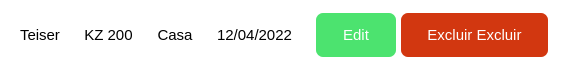
              <widget class="QFrame" name="frame_203">
               <property name="maximumSize">
                <size>
                 <width>16777215</width>
                 <height>70</height>
                </size>
               </property>
               <property name="styleSheet">
                <string notr="true">QFrame{
background-color: rgb(255, 255, 255);
border-radius:10px;}</string>
               </property>
               <property name="frameShape">
                <enum>QFrame::StyledPanel</enum>
               </property>
               <property name="frameShadow">
                <enum>QFrame::Raised</enum>
               </property>
               <layout class="QHBoxLayout" name="horizontalLayout_77">
                <item>
                 <widget class="QFrame" name="frame_204">
                  <property name="styleSheet">
                   <string notr="true"/>
                  </property>
                  <property name="frameShape">
                   <enum>QFrame::StyledPanel</enum>
                  </property>
                  <property name="frameShadow">
                   <enum>QFrame::Raised</enum>
                  </property>
                  <layout class="QHBoxLayout" name="horizontalLayout_78">
                   <item>
                    <widget class="QLabel" name="label_151">
                     <property name="font">
                      <font>
                       <pointsize>11</pointsize>
                      </font>
                     </property>
                     <property name="text">
                      <string>Teiser</string>
                     </property>
                    </widget>
                   </item>
                  </layout>
                 </widget>
                </item>
                <item>
                 <widget class="QFrame" name="frame_205">
                  <property name="styleSheet">
                   <string notr="true"/>
                  </property>
                  <property name="frameShape">
                   <enum>QFrame::StyledPanel</enum>
                  </property>
                  <property name="frameShadow">
                   <enum>QFrame::Raised</enum>
                  </property>
                  <layout class="QHBoxLayout" name="horizontalLayout_79">
                   <item>
                    <widget class="QLabel" name="label_153">
                     <property name="font">
                      <font>
                       <pointsize>11</pointsize>
                      </font>
                     </property>
                     <property name="text">
                      <string>KZ 200</string>
                     </property>
                     <property name="alignment">
                      <set>Qt::AlignCenter</set>
                     </property>
                    </widget>
                   </item>
                  </layout>
                 </widget>
                </item>
                <item>
                 <widget class="QFrame" name="frame_206">
                  <property name="styleSheet">
                   <string notr="true"/>
                  </property>
                  <property name="frameShape">
                   <enum>QFrame::StyledPanel</enum>
                  </property>
                  <property name="frameShadow">
                   <enum>QFrame::Raised</enum>
                  </property>
                  <layout class="QHBoxLayout" name="horizontalLayout_80">
                   <item>
                    <widget class="QLabel" name="label_155">
                     <property name="font">
                      <font>
                       <pointsize>11</pointsize>
                      </font>
                     </property>
                     <property name="text">
                      <string>Casa</string>
                     </property>
                     <property name="alignment">
                      <set>Qt::AlignCenter</set>
                     </property>
                    </widget>
                   </item>
                  </layout>
                 </widget>
                </item>
                <item>
                 <widget class="QFrame" name="frame_207">
                  <property name="styleSheet">
                   <string notr="true"/>
                  </property>
                  <property name="frameShape">
                   <enum>QFrame::StyledPanel</enum>
                  </property>
                  <property name="frameShadow">
                   <enum>QFrame::Raised</enum>
                  </property>
                  <layout class="QHBoxLayout" name="horizontalLayout_81">
                   <item>
                    <widget class="QLabel" name="label_174">
                     <property name="font">
                      <font>
                       <pointsize>11</pointsize>
                      </font>
                     </property>
                     <property name="text">
                      <string>12/04/2022</string>
                     </property>
                     <property name="alignment">
                      <set>Qt::AlignCenter</set>
                     </property>
                    </widget>
                   </item>
                  </layout>
                 </widget>
                </item>
                <item>
                 <widget class="QFrame" name="frame_208">
                  <property name="minimumSize">
                   <size>
                    <width>250</width>
                    <height>0</height>
                   </size>
                  </property>
                  <property name="styleSheet">
                   <string notr="true"/>
                  </property>
                  <property name="frameShape">
                   <enum>QFrame::StyledPanel</enum>
                  </property>
                  <property name="frameShadow">
                   <enum>QFrame::Raised</enum>
                  </property>
                  <layout class="QHBoxLayout" name="horizontalLayout_82">
                   <property name="spacing">
                    <number>5</number>
                   </property>
                   <property name="leftMargin">
                    <number>9</number>
                   </property>
                   <property name="topMargin">
                    <number>0</number>
                   </property>
                   <property name="rightMargin">
                    <number>9</number>
                   </property>
                   <property name="bottomMargin">
                    <number>0</number>
                   </property>
                   <item>
                    <widget class="QPushButton" name="pushButton_9">
                     <property name="minimumSize">
                      <size>
                       <width>8</width>
                       <height>44</height>
                      </size>
                     </property>
                     <property name="maximumSize">
                      <size>
                       <width>80</width>
                       <height>16777215</height>
                      </size>
                     </property>
                     <property name="font">
                      <font>
                       <pointsize>11</pointsize>
                      </font>
                     </property>
                     <property name="styleSheet">
                      <string notr="true">QPushButton{
background-color: rgb(76, 227, 111);
border-radius: 7px;
color:rgb(255, 255, 255)
}

QPushButton:hover{
background-color: rgb(70, 210, 100);
border-radius: 7px;
color:rgb(255, 255, 255);
}

QPushButton:pressed{
background-color: rgb(76, 227, 111);
border-radius: 7px;
color:rgb(255, 255, 255)
}</string>
                     </property>
                     <property name="text">
                      <string>Edit</string>
                     </property>
                    </widget>
                   </item>
                   <item>
                    <widget class="QPushButton" name="pushButton_10">
                     <property name="minimumSize">
                      <size>
                       <width>0</width>
                       <height>44</height>
                      </size>
                     </property>
                     <property name="font">
                      <font>
                       <pointsize>11</pointsize>
                      </font>
                     </property>
                     <property name="styleSheet">
                      <string notr="true">QPushButton{
background-color: rgb(210, 55, 16);
border-radius: 7px;
color:rgb(255, 255, 255)
}

QPushButton:hover{
background-color: rgb(200, 52, 15);
border-radius: 7px;
color:rgb(255, 255, 255)
}

QPushButton:pressed{
background-color: rgb(210, 55, 16);
border-radius: 7px;
color:rgb(255, 255, 255)
}</string>
                     </property>
                     <property name="text">
                      <string>Excluir Excluir</string>
                     </property>
                    </widget>
                   </item>
                  </layout>
                 </widget>
                </item>
               </layout>
              </widget>
